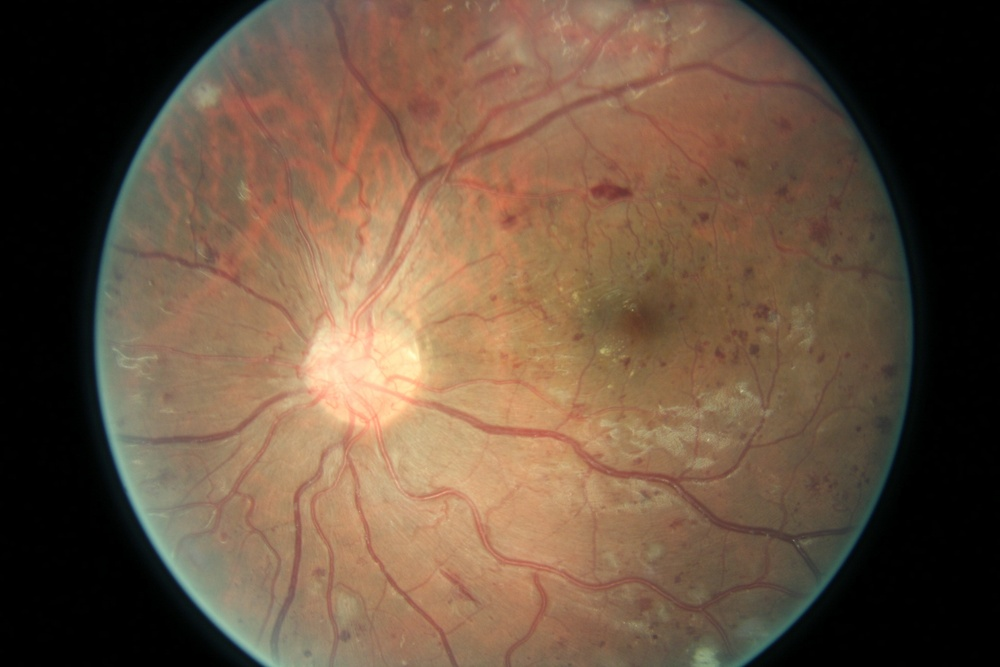
#> input picture 16_right.jpeg, 1000 x 667 px, shrunk from 3888 x 2592 before the run
$ python load.py   (older library calls are emulated)
#> lines starting #> are read from the running program, lines starting #| are printed output that depends on the picture
'''
Created on 14 Jul 2015

@author: navjotkukreja
'''
import os
from scipy import misc
from matplotlib import pyplot as plt
from skimage import data
from skimage.feature import blob_dog, blob_log, blob_doh
from math import sqrt
from skimage.color import rgb2gray


image = misc.imread('16_right.jpeg')
#> image is the input picture: shape (667, 1000, 3); mean R, G, B 105.8, 82.9, 64.2
image_gray = image[:,:,1]
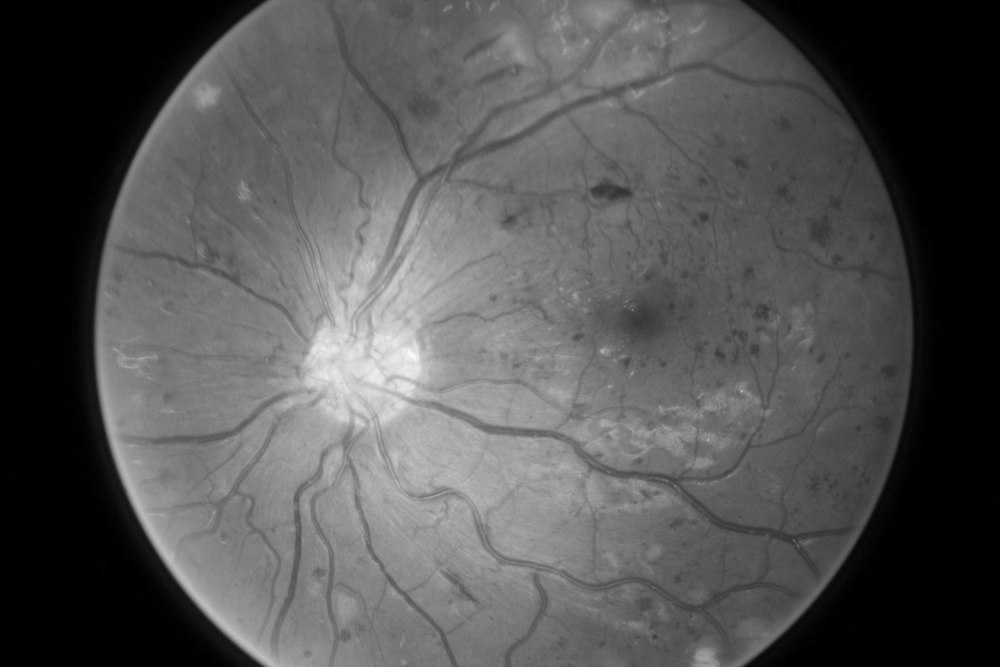
#> image_gray: shape (667, 1000); min 0, max 251, mean 82.9


blobs_log = blob_log(image_gray, max_sigma=30, num_sigma=10, threshold=.15)
#> blobs_log = [[468, 130, 13.89], [612, 228, 20.33], [494, 148, 23.56], [641, 245, 7.44], [579, 188, 10.67], [534, 163, 17.11], [89, 198, 17.11], [451, 119, 7.44], [409, 122, 23.56], [666, 705, 13.89]]
# Compute radii in the 3rd column.
blobs_log[:, 2] = blobs_log[:, 2] * sqrt(2)

blobs_dog = blob_dog(image_gray, max_sigma=30, threshold=.1)
#> blobs_dog = [[608, 224, 16.78], [478, 139, 16.78], [639, 243, 6.55], [550, 169, 10.49], [91, 199, 16.78], [513, 165, 26.84], [453, 120, 6.55], [572, 204, 26.84], [400, 128, 26.84], [652, 256, 4.1], [666, 705, 10.49], [366, 354, 26.84]]
blobs_dog[:, 2] = blobs_dog[:, 2] * sqrt(2)

blobs_doh = blob_doh(image_gray, max_sigma=30, threshold=.01)
#> blobs_doh = empty array

blobs_list = [blobs_log, blobs_dog, blobs_doh]
colors = ['yellow', 'lime', 'red']
titles = ['Laplacian of Gaussian', 'Difference of Gaussian',
          'Determinant of Hessian']
sequence = zip(blobs_list, colors, titles)

for blobs, color, title in sequence:
    fig, ax = plt.subplots(1, 1)
    ax.set_title(title)
    ax.imshow(image, interpolation='nearest')
    for blob in blobs:
        y, x, r = blob
        c = plt.Circle((x, y), r, color=color, linewidth=2, fill=False)
        ax.add_patch(c)
#> this loop made 3 passes
#> (color, title) on passes 1 to 2: ('yellow', 'Laplacian of Gaussian'), ('lime', 'Difference of Gaussian')

plt.show()
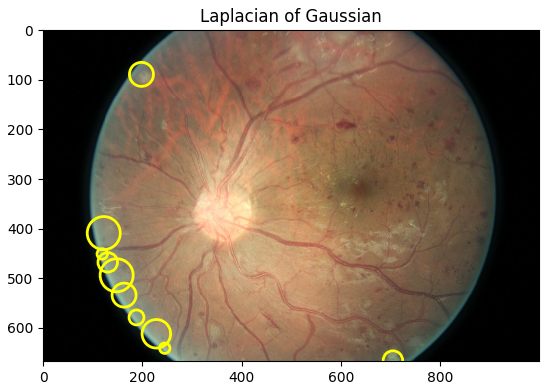
#> figure drawn by matplotlib, 1 panel
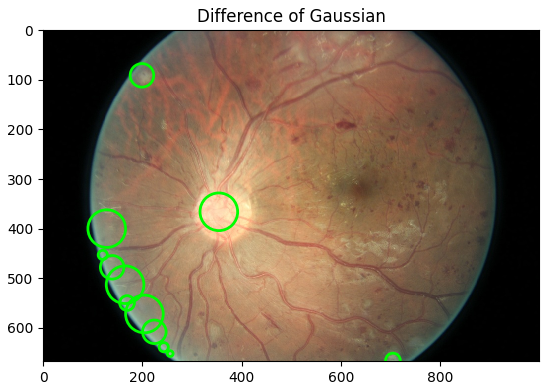
#> figure drawn by matplotlib, 1 panel
#for file in contents:
#    print file
